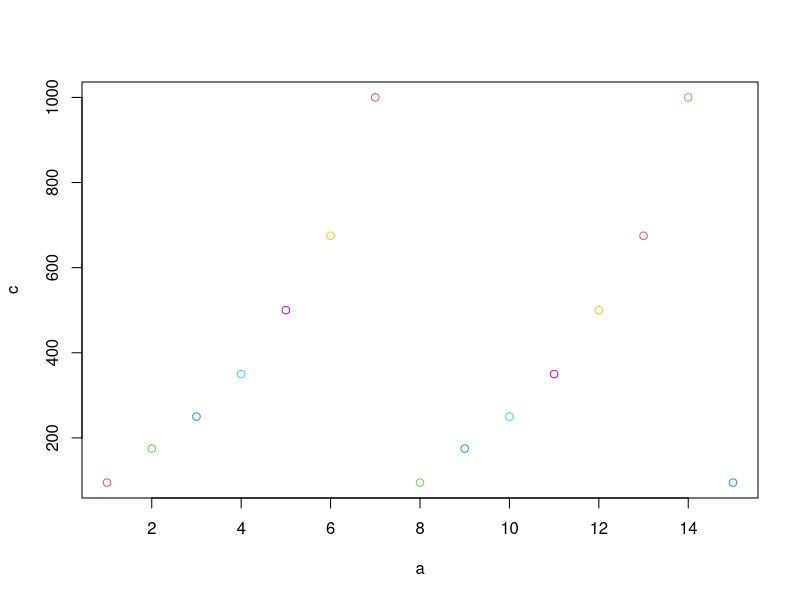
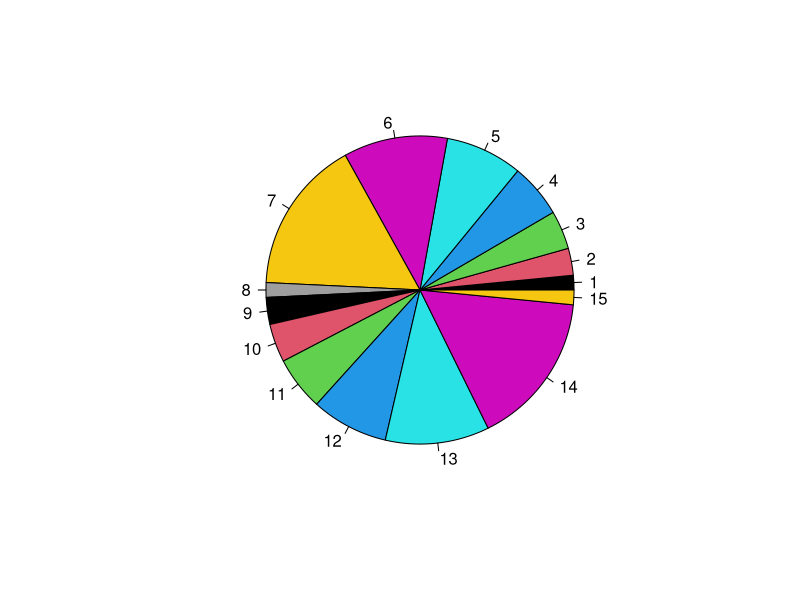
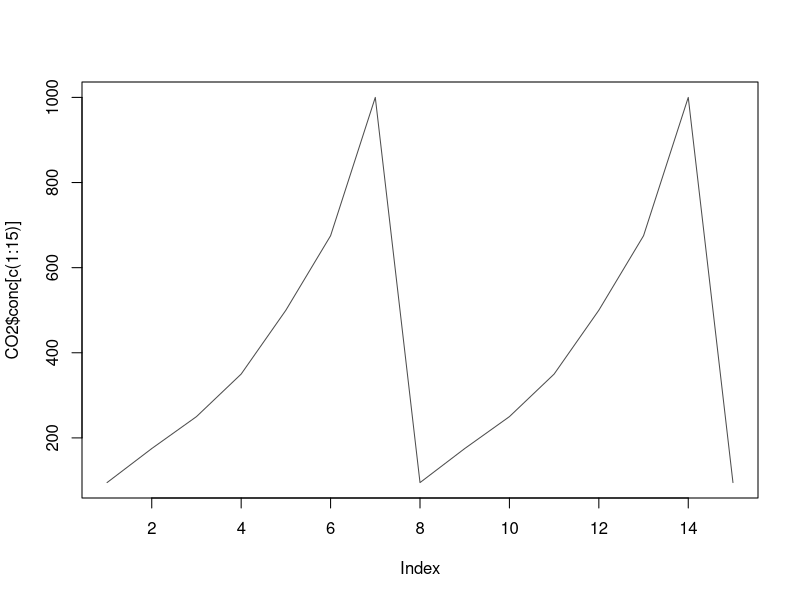
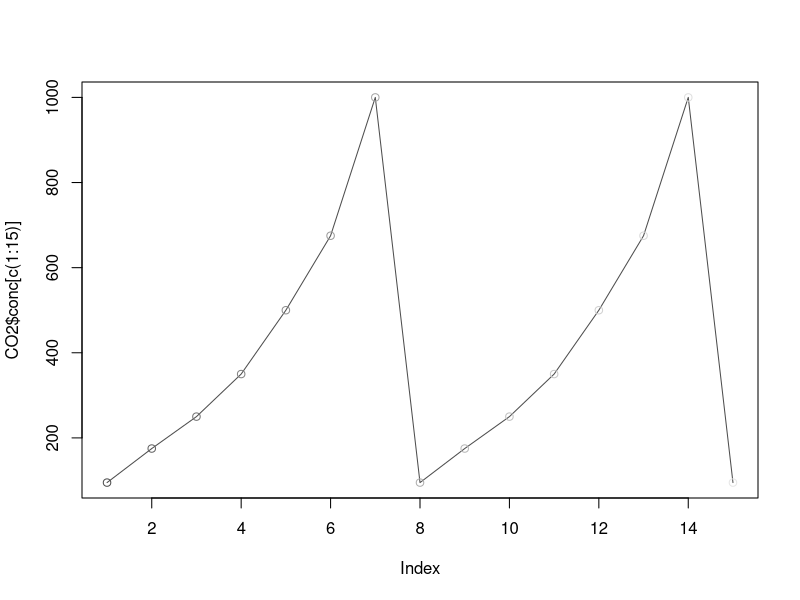
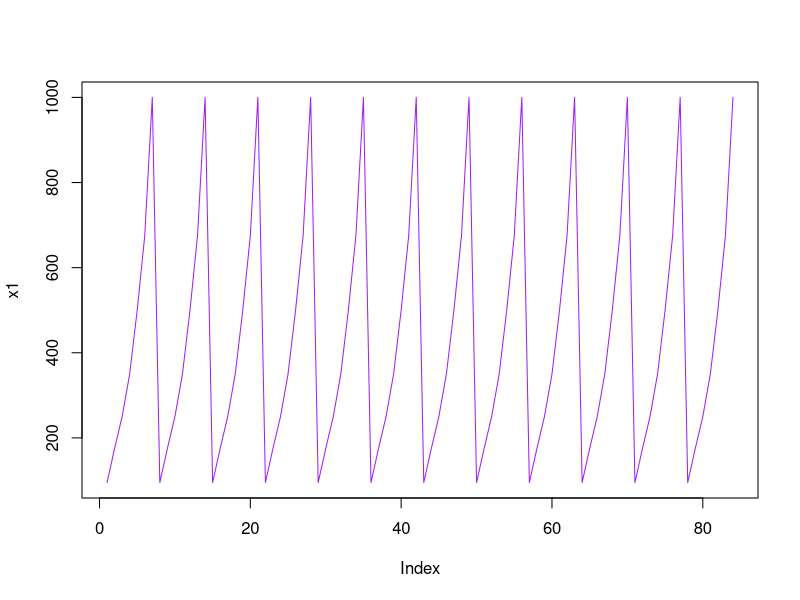

These charts were generated, in order, by the following R code:
x1<-CO2[,'conc']
class(x1)
plot(CO2$conc[c(1:15)],col=10:15,xlab='a',ylab='c')
pie(CO2$conc[c(1:15)],col=1:15)
palette(rainbow(15))
palette(heat.colors(15))
palette(terrain.colors(15))
palette(topo.colors(15))
palette(cm.colors(15))
palette(grey.colors(15))
plot(CO2$conc[c(1:15)],col=1:15,type='l')
plot(CO2$conc[c(1:15)],col=1:15,type='o')
plot(x1,type='l',col='purple')
par(mfrow=c(3,3))
